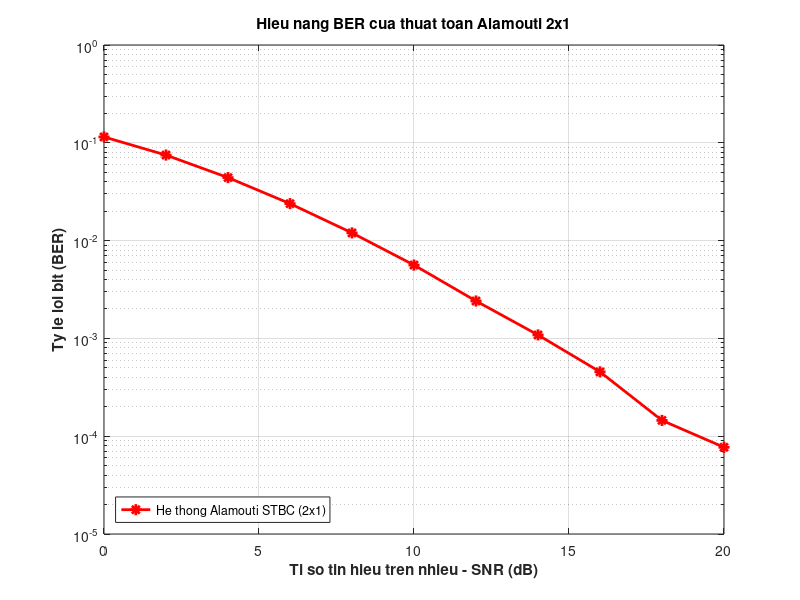

Reproduce this figure in MATLAB.
clear all; close all; clc;

%% KHOI TAO THONG SO HE THONG
N = 10^6; % So luong bit mo phong (1 trieu bit)
SNR_dB = 0:2:20; % Dai SNR khao sat tu 0 den 20 dB
SNR_linear = 10.^(SNR_dB/10); 

% Khoi tao mang luu ket qua BER
BER_Alamouti = zeros(1, length(SNR_dB));

fprintf('BAT DAU CHAY MO PHONG ALAMOUTI 2x1 VOI: %d BITS\n', N);

%% loop
for i = 1:length(SNR_dB)
    snr = SNR_linear(i);
    
    % 1. TAO DU LIEU VA DIEU CHE QPSK
    data = randi([0 1], 1, N); % Tao chuoi bit ngau nhien
    
    % Dieu che QPSK (Gom 2 bit thanh 1 symbol phuc)
    data_matrix = reshape(data, 2, N/2);
    sym = (2*data_matrix(1,:) - 1) + 1i*(2*data_matrix(2,:) - 1);
    sym = sym / sqrt(2); % Chuan hoa nang luong symbol = 1
    
    % MO PHONG HE THONG ALAMOUTI STBC 2x1
    % Tach luong symbol thanh cac cap x1 (le) va x2 (chan)
    x1 = sym(1:2:end);
    x2 = sym(2:2:end);
    
    % Khoi tao kenh Rayleigh doc lap cho 2 anten phat
    h1 = (randn(1, length(x1)) + 1i*randn(1, length(x1))) / sqrt(2);
    h2 = (randn(1, length(x2)) + 1i*randn(1, length(x2))) / sqrt(2);
    
    % Tao nhieu AWGN cho t1 va t2
    n1 = (randn(1, length(x1)) + 1i*randn(1, length(x1))) / sqrt(2);
    n2 = (randn(1, length(x2)) + 1i*randn(1, length(x2))) / sqrt(2);
    
    % Qua trinh truyen qua kenh
    % (t1): Tx1 phat x1, Tx2 phat x2
    r1 = h1.*x1 + h2.*x2 + n1 * sqrt(1/snr);
    
    % (t2): Tx1 phat -x2*, Tx2 phat x1*
    r2 = -h1.*conj(x2) + h2.*conj(x1) + n2 * sqrt(1/snr);
    
    % Giai ma MRC tai may thu
    x1_est = conj(h1).*r1 + h2.*conj(r2);
    x2_est = conj(h2).*r1 - h1.*conj(r2); 
    
    % Ghep lai symbol
    sym_eq_alamouti = zeros(1, N/2);
    sym_eq_alamouti(1:2:end) = x1_est;
    sym_eq_alamouti(2:2:end) = x2_est;
    
    % Giai dieu che QPSK (quyet dinh cung)
    demod_ala = zeros(2, N/2);
    demod_ala(1,:) = real(sym_eq_alamouti) > 0;
    demod_ala(2,:) = imag(sym_eq_alamouti) > 0;
    
    % Dem loi
    so_bit_loi_Alamouti = sum(sum(data_matrix ~= demod_ala));
    BER_Alamouti(i) = so_bit_loi_Alamouti / N;
    
    fprintf('Muc SNR = %2d dB\n', SNR_dB(i));
    fprintf('   -> So bit loi Alamouti (2x1): %7d bits\n', so_bit_loi_Alamouti);
    fprintf('   -> Ty le loi bit (BER)      : %9.6f\n', BER_Alamouti(i));
end

fprintf('\nMO PHONG HOAN TAT\n');

%% ve do thi
figure('Color', 'w', 'Name', 'Ket qua mo phong Alamouti 2x1');
semilogy(SNR_dB, BER_Alamouti, 'r-*', 'LineWidth', 2, 'MarkerSize', 8);
grid on;

axis([0 20 10^-5 1]);
xlabel('Ti so tin hieu tren nhieu - SNR (dB)', 'FontWeight', 'bold');
ylabel('Ty le loi bit (BER)', 'FontWeight', 'bold');
title('Hieu nang BER cua thuat toan Alamouti 2x1', 'FontWeight', 'bold');
legend('He thong Alamouti STBC (2x1)', 'Location', 'southwest');
